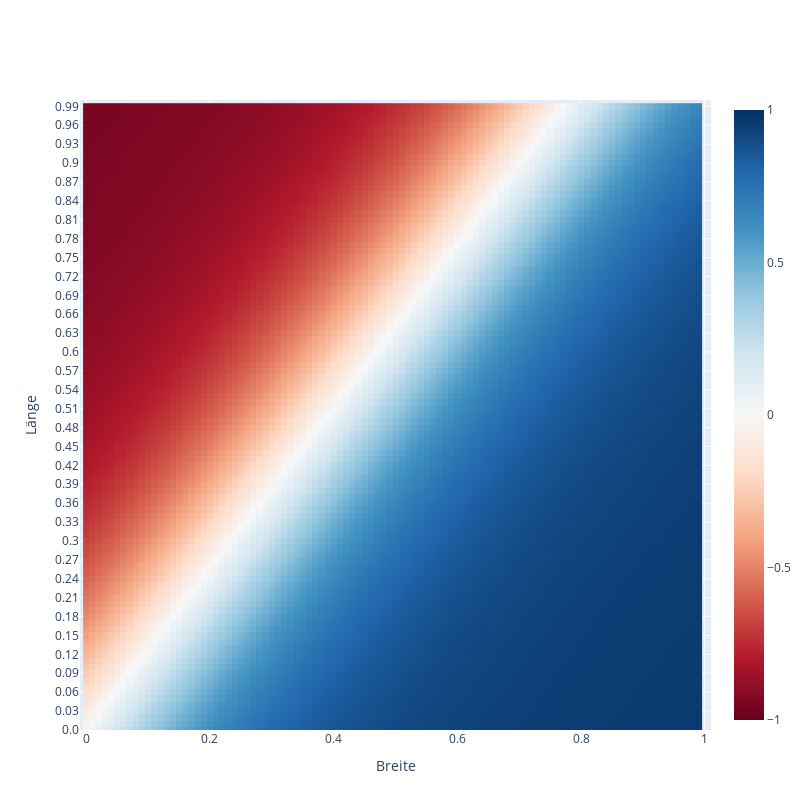

Here is the notebook cell this chart was saved with:
### Code cell
#Heatmap erstellen
heatmap=pd.DataFrame()

for x in range(100):
    heatmap[str(x/100)] = [knn_output(y/100,x/100) for y in range(100)]
heatmap.index = [y/100 for y in range(100)]

#Heatmap visualisieren
heatmap.iplot('heatmap', xTitle='Breite', yTitle ='Länge', colorscale = 'RdBu', layout = square_layout_heatmap, zmax = 1, zmin= -1)

### Figure 1 — Plotly figure (JSON) as saved in the notebook; plotly's stock layout.template omitted (floating-point values rounded to 4 significant figures; data arrays with more than 128 entries replaced by an {"elided": "..."} marker saying what was removed)
{"data": [{"colorscale": [[0, "rgb(103,0,31)"], [0.1, "rgb(178,24,43)"], [0.2, "rgb(214,96,77)"], [0.3, "rgb(244,165,130)"], [0.4, "rgb(253,219,199)"], [0.5, "rgb(247,247,247)"], [0.6, "rgb(209,229,240)"], [0.7, "rgb(146,197,222)"], [0.8, "rgb(67,147,195)"], [0.9, "rgb(33,102,172)"], [1, "rgb(5,48,97)"]], "type": "heatmap", "x": [0, 0.01, 0.02, 0.03, 0.04, 0.05, 0.06, 0.07, 0.08, 0.09, 0.1, 0.11, 0.12, 0.13, 0.14, 0.15, 0.16, 0.17, 0.18, 0.19, 0.2, 0.21, 0.22, 0.23, 0.24, 0.25, 0.26, 0.27, 0.28, 0.29, 0.3, 0.31, 0.32, 0.33, 0.34, 0.35, 0.36, 0.37, 0.38, 0.39, 0.4, 0.41, 0.42, 0.43, 0.44, 0.45, 0.46, 0.47, 0.48, 0.49, 0.5, 0.51, 0.52, 0.53, 0.54, 0.55, 0.56, 0.57, 0.58, 0.59, 0.6, 0.61, 0.62, 0.63, 0.64, 0.65, 0.66, 0.67, 0.68, 0.69, 0.7, 0.71, 0.72, 0.73, 0.74, 0.75, 0.76, 0.77, 0.78, 0.79, 0.8, 0.81, 0.82, 0.83, 0.84, 0.85, 0.86, 0.87, 0.88, 0.89, 0.9, 0.91, 0.92, 0.93, 0.94, 0.95, 0.96, 0.97, 0.98, 0.99], "y": ["0.0", "0.01", "0.02", "0.03", "0.04", "0.05", "0.06", "0.07", "0.08", "0.09", "0.1", "0.11", "0.12", "0.13", "0.14", "0.15", "0.16", "0.17", "0.18", "0.19", "0.2", "0.21", "0.22", "0.23", "0.24", "0.25", "0.26", "0.27", "0.28", "0.29", "0.3", "0.31", "0.32", "0.33", "0.34", "0.35", "0.36", "0.37", "0.38", "0.39", "0.4", "0.41", "0.42", "0.43", "0.44", "0.45", "0.46", "0.47", "0.48", "0.49", "0.5", "0.51", "0.52", "0.53", "0.54", "0.55", "0.56", "0.57", "0.58", "0.59", "0.6", "0.61", "0.62", "0.63", "0.64", "0.65", "0.66", "0.67", "0.68", "0.69", "0.7", "0.71", "0.72", "0.73", "0.74", "0.75", "0.76", "0.77", "0.78", "0.79", "0.8", "0.81", "0.82", "0.83", "0.84", "0.85", "0.86", "0.87", "0.88", "0.89", "0.9", "0.91", "0.92", "0.93", "0.94", "0.95", "0.96", "0.97", "0.98", "0.99"], "z": {"elided": "100x100 float values"}, "zmax": 1, "zmin": -1}], "layout": {"height": 810, "width": 810, "xaxis": {"range": [-0.01, 1.01], "title": {"text": "Breite"}}, "yaxis": {"range": [-0.01, 100.0], "title": {"text": "Länge"}}}}
